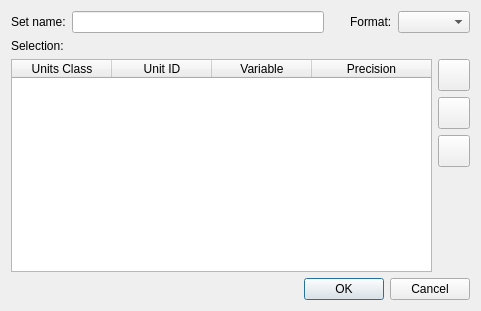
<?xml version="1.0" encoding="UTF-8"?>
<ui version="4.0">
 <class>MultiEditSetDialog</class>
 <widget class="QDialog" name="MultiEditSetDialog">
  <property name="geometry">
   <rect>
    <x>0</x>
    <y>0</y>
    <width>481</width>
    <height>311</height>
   </rect>
  </property>
  <layout class="QVBoxLayout" name="verticalLayout">
   <item>
    <layout class="QHBoxLayout" name="horizontalLayout">
     <item>
      <widget class="QLabel" name="label">
       <property name="text">
        <string>Set name:</string>
       </property>
      </widget>
     </item>
     <item>
      <widget class="QLineEdit" name="SetNameEdit"/>
     </item>
     <item>
      <spacer name="horizontalSpacer">
       <property name="orientation">
        <enum>Qt::Horizontal</enum>
       </property>
       <property name="sizeType">
        <enum>QSizePolicy::Fixed</enum>
       </property>
       <property name="sizeHint" stdset="0">
        <size>
         <width>20</width>
         <height>20</height>
        </size>
       </property>
      </spacer>
     </item>
     <item>
      <widget class="QLabel" name="label_2">
       <property name="text">
        <string>Format:</string>
       </property>
      </widget>
     </item>
     <item>
      <widget class="QComboBox" name="FormatComboBox"/>
     </item>
    </layout>
   </item>
   <item>
    <widget class="QLabel" name="label_3">
     <property name="text">
      <string>Selection:</string>
     </property>
    </widget>
   </item>
   <item>
    <layout class="QHBoxLayout" name="horizontalLayout_2">
     <item>
      <widget class="QTableWidget" name="TripletsTableWidget">
       <property name="sizePolicy">
        <sizepolicy hsizetype="Expanding" vsizetype="Expanding">
         <horstretch>0</horstretch>
         <verstretch>0</verstretch>
        </sizepolicy>
       </property>
       <property name="editTriggers">
        <set>QAbstractItemView::NoEditTriggers</set>
       </property>
       <property name="selectionMode">
        <enum>QAbstractItemView::ExtendedSelection</enum>
       </property>
       <property name="selectionBehavior">
        <enum>QAbstractItemView::SelectRows</enum>
       </property>
       <attribute name="horizontalHeaderStretchLastSection">
        <bool>true</bool>
       </attribute>
       <attribute name="verticalHeaderVisible">
        <bool>false</bool>
       </attribute>
       <attribute name="verticalHeaderHighlightSections">
        <bool>false</bool>
       </attribute>
       <column>
        <property name="text">
         <string>Units Class</string>
        </property>
       </column>
       <column>
        <property name="text">
         <string>Unit ID</string>
        </property>
       </column>
       <column>
        <property name="text">
         <string>Variable</string>
        </property>
       </column>
       <column>
        <property name="text">
         <string>Precision</string>
        </property>
       </column>
      </widget>
     </item>
     <item>
      <layout class="QVBoxLayout" name="verticalLayout_2">
       <item>
        <widget class="QPushButton" name="AddTripletButton">
         <property name="minimumSize">
          <size>
           <width>32</width>
           <height>32</height>
          </size>
         </property>
         <property name="maximumSize">
          <size>
           <width>32</width>
           <height>32</height>
          </size>
         </property>
         <property name="text">
          <string notr="true"/>
         </property>
        </widget>
       </item>
       <item>
        <widget class="QPushButton" name="EditTripletButton">
         <property name="minimumSize">
          <size>
           <width>32</width>
           <height>32</height>
          </size>
         </property>
         <property name="maximumSize">
          <size>
           <width>32</width>
           <height>32</height>
          </size>
         </property>
         <property name="text">
          <string notr="true"/>
         </property>
        </widget>
       </item>
       <item>
        <widget class="QPushButton" name="RemoveTripletButton">
         <property name="minimumSize">
          <size>
           <width>32</width>
           <height>32</height>
          </size>
         </property>
         <property name="maximumSize">
          <size>
           <width>32</width>
           <height>32</height>
          </size>
         </property>
         <property name="text">
          <string notr="true"/>
         </property>
        </widget>
       </item>
       <item>
        <spacer name="verticalSpacer">
         <property name="orientation">
          <enum>Qt::Vertical</enum>
         </property>
         <property name="sizeHint" stdset="0">
          <size>
           <width>20</width>
           <height>40</height>
          </size>
         </property>
        </spacer>
       </item>
      </layout>
     </item>
    </layout>
   </item>
   <item>
    <widget class="QDialogButtonBox" name="ButtonBox">
     <property name="standardButtons">
      <set>QDialogButtonBox::Cancel|QDialogButtonBox::Ok</set>
     </property>
    </widget>
   </item>
  </layout>
 </widget>
 <resources/>
 <connections/>
</ui>
